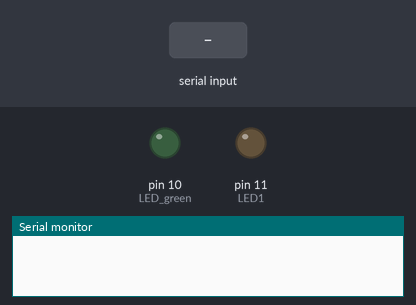
Recording of a sketch running on a simulated Arduino Uno, built with avr-gcc and run on an emulated ATmega328P. Shown: output pins drawn as LEDs (lit = HIGH), the last lines printed to the serial monitor. Inputs (shaded band) come from the test bench.

Above: at 1.2 s.
1.3 s: "A" received over Serial
At 2.2 s:
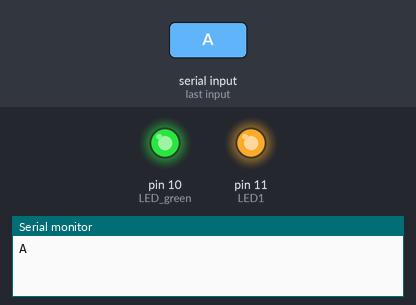
2.8 s: "B" received over Serial
At 3.4 s:
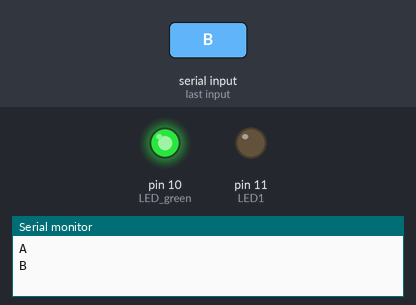
Timing chart, 0 to 5.8 s (numbered marks = the images above; inputs shaded):
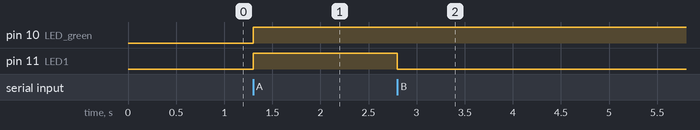

The sketch:

Operation_WooLoo_control_test_1.ino
```cpp
char controlinput;
int LED1 = 11; // was 13
int LED_green = 10;
void setup() {
  // put your setup code here, to run once:
  Serial.begin(9600);
  pinMode(LED1, OUTPUT);
  pinMode(LED_green, OUTPUT);
}

void loop() {
  // put your main code here, to run repeatedly:
  if (Serial.available()>0){
     digitalWrite(LED_green, HIGH);
    //delay(10);
    controlinput = Serial.read();
    Serial.println(controlinput);
  }

  if(controlinput == 'A'){
//    Serial.println("A was registered");
    digitalWrite(LED1, HIGH);
  }
  else if(controlinput == 'B'){
//    Serial.println("B was registered");
    digitalWrite(LED1, LOW);
  }
  //Serial.println(controlinput);
}
```

Measured:
- after the input at 1.3 s, pin 10 (LED_green), pin 11 (LED1): LOW → HIGH at once
- after the input at 2.8 s, pin 11 (LED1): HIGH → LOW at once
